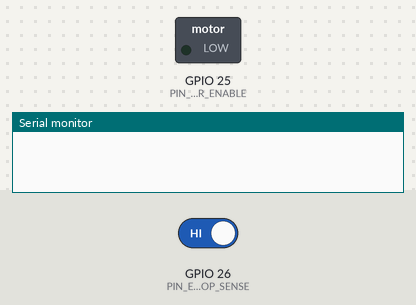
Recording of a sketch running on a simulated ESP32. Parts: switched loads named in the sketch (green lamp = pin HIGH), the last lines printed to the serial monitor. Inputs (shaded band) come from the test bench; at power-on: GPIO 26 (PIN_ESTOP_SENSE) HIGH. WiFi joins after 1.5 s; servers stay silent unless stated.

Above: at 0.1 s.
At 1.9 s:
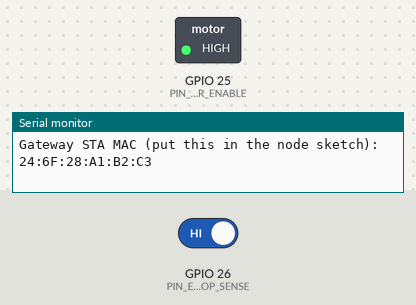
Timing chart, 0 to 3.4 s (numbered marks = the images above):
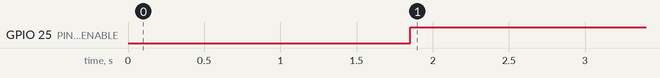

The sketch:

esp32_gateway.ino
```cpp
// LightSync ESP32 gateway — receives ESP-NOW packets from the ESP8266 node,
// reads its own sensors and publishes everything to Blynk Cloud.
//
// Board: ESP32 (Arduino core 3.x). Library: Blynk (>= 1.3).
// Put credentials in secrets.h (git-ignored), see secrets.example.h.
//
// Datastreams below match the dashboard defaults (backend/app/datastreams.py).
// Create them in your Blynk template with the same pins, or change both sides.
//
//  V0 battery voltage (V)     V7..V9  gyro X/Y/Z (°/s)       V16 LCD status (0/1)
//  V1 battery current (A)     V10 obstacle distance (cm)     V17 autonomous state (0/1)
//  V2 state of charge (%)     V11 IR obstacle (0/1)          V18 e-stop latch state (0/1)
//  V3 state of health (%)     V12 vibration (0/1/2)          V19 autonomous REQUEST (write-only)
//  V4..V6 accel X/Y/Z (m/s²)  V13 drowsiness (0/1)           V20 e-stop REQUEST (write-only)
//  V15 ESP-NOW link (0/1)     V21 ESP-NOW packet loss (%)    V22 heartbeat counter
//
// SAFETY: the emergency stop MUST be enforced by hardware. Wire the physical
// e-stop button so it cuts motor-driver power directly (normally-closed loop),
// independent of this firmware, Wi-Fi and Blynk. The remote request below only
// adds a software latch on top of that circuit.

#include "secrets.h"  // defines BLYNK_TEMPLATE_ID, BLYNK_TEMPLATE_NAME, BLYNK_AUTH_TOKEN, WIFI_SSID, WIFI_PASS
#include <WiFi.h>
#include <esp_now.h>
#include <BlynkSimpleEsp32.h>
#include "lightsync_packet.h"

// ---- pins (example) ------------------------------------------------------
static const int PIN_MOTOR_ENABLE = 25;  // drives the motor-driver enable through the hardware e-stop loop
static const int PIN_ESTOP_SENSE  = 26;  // reads the physical e-stop loop (LOW = loop open = stopped)
// --------------------------------------------------------------------------

static const uint32_t LINK_TIMEOUT_MS = 1500;

BlynkTimer timer;
volatile uint32_t lastPacketMs = 0;
volatile uint32_t lastSeq = 0, received = 0, expected = 0;
LightSyncPacket latest;
portMUX_TYPE packetMux = portMUX_INITIALIZER_UNLOCKED;

bool autonomousMode = false;
bool remoteStopLatched = false;
uint32_t heartbeat = 0;

// ESP32 Arduino core 3.x signature. For core 2.x use:
//   void onEspNowRecv(const uint8_t *mac, const uint8_t *data, int len)
void onEspNowRecv(const esp_now_recv_info_t *info, const uint8_t *data, int len) {
  if (len != sizeof(LightSyncPacket)) return;
  LightSyncPacket p;
  memcpy(&p, data, sizeof(p));
  if (p.version != LIGHTSYNC_PACKET_VERSION) return;
  portENTER_CRITICAL(&packetMux);
  if (received > 0 && p.seq > lastSeq) expected += p.seq - lastSeq;
  else expected += 1;
  received++;
  lastSeq = p.seq;
  latest = p;
  lastPacketMs = millis();
  portEXIT_CRITICAL(&packetMux);
}

bool stopActive() {
  // Stopped if the physical loop is open OR a remote stop is latched.
  return digitalRead(PIN_ESTOP_SENSE) == LOW || remoteStopLatched;
}

void applyOutputs() {
  digitalWrite(PIN_MOTOR_ENABLE, stopActive() ? LOW : HIGH);
}

// ---- sensor hooks: replace with your drivers. Return NAN when unavailable ----
float readBatteryVoltage() { return NAN; }   // e.g. ADC + divider, or INA219 bus voltage
float readBatteryCurrent() { return NAN; }   // e.g. INA219 / ACS712
float readStateOfCharge()  { return NAN; }   // from your coulomb counter / fuel gauge
float readStateOfHealth()  { return NAN; }   // from your health estimator
bool  readImu(float a[3], float g[3]) { return false; }  // e.g. MPU6050: m/s² and °/s
int   readDrowsiness()     { return -1; }    // -1 = no detector fitted
bool  lcdActive()          { return true; }
// -----------------------------------------------------------------------------

void writeIfValid(uint8_t pin, float v) {
  if (!isnan(v)) Blynk.virtualWrite(pin, v);  // never publish a made-up value
}

void publish() {
  LightSyncPacket p;
  uint32_t age, rx, exp;
  portENTER_CRITICAL(&packetMux);
  p = latest;
  age = millis() - lastPacketMs;
  rx = received; exp = expected;
  portEXIT_CRITICAL(&packetMux);
  bool linkUp = lastPacketMs != 0 && age < LINK_TIMEOUT_MS;

  writeIfValid(V0, readBatteryVoltage());
  writeIfValid(V1, readBatteryCurrent());
  writeIfValid(V2, readStateOfCharge());
  writeIfValid(V3, readStateOfHealth());

  float a[3], g[3];
  if (readImu(a, g)) {
    Blynk.virtualWrite(V4, a[0]); Blynk.virtualWrite(V5, a[1]); Blynk.virtualWrite(V6, a[2]);
    Blynk.virtualWrite(V7, g[0]); Blynk.virtualWrite(V8, g[1]); Blynk.virtualWrite(V9, g[2]);
  }

  if (linkUp) {
    writeIfValid(V10, p.distance_cm);
    if (p.ir_obstacle != 255) Blynk.virtualWrite(V11, p.ir_obstacle);
    if (p.vibration != 255) Blynk.virtualWrite(V12, p.vibration);
  }
  int drowsy = readDrowsiness();
  if (drowsy >= 0) Blynk.virtualWrite(V13, drowsy);

  Blynk.virtualWrite(V15, linkUp ? 1 : 0);
  Blynk.virtualWrite(V16, lcdActive() ? 1 : 0);
  Blynk.virtualWrite(V17, autonomousMode ? 1 : 0);
  Blynk.virtualWrite(V18, stopActive() ? 1 : 0);  // confirms (or refutes) stop requests
  if (exp > 0) Blynk.virtualWrite(V21, 100.0f * (exp - rx) / exp);
  Blynk.virtualWrite(V22, ++heartbeat);
}

// Remote requests from the dashboard (via Blynk). The state pins above report
// what the hardware actually did; the dashboard waits for that confirmation.
BLYNK_WRITE(V19) {
  bool want = param.asInt() == 1;
  autonomousMode = want && !stopActive();  // never enter autonomous while stopped
  Blynk.virtualWrite(V17, autonomousMode ? 1 : 0);
}

BLYNK_WRITE(V20) {
  remoteStopLatched = param.asInt() == 1;
  if (remoteStopLatched) autonomousMode = false;
  applyOutputs();
  Blynk.virtualWrite(V18, stopActive() ? 1 : 0);
  Blynk.virtualWrite(V17, autonomousMode ? 1 : 0);
}

BLYNK_CONNECTED() {
  // Do not restore request pins from the server on reconnect: a stale stop
  // release must never re-enable motors after a reboot.
  Blynk.virtualWrite(V18, stopActive() ? 1 : 0);
}

void setup() {
  Serial.begin(115200);
  pinMode(PIN_MOTOR_ENABLE, OUTPUT);
  digitalWrite(PIN_MOTOR_ENABLE, LOW);  // start stopped
  pinMode(PIN_ESTOP_SENSE, INPUT_PULLUP);

  WiFi.mode(WIFI_STA);
  Blynk.begin(BLYNK_AUTH_TOKEN, WIFI_SSID, WIFI_PASS);  // ESP-NOW then shares the router channel
  Serial.print("Gateway STA MAC (put this in the node sketch): ");
  Serial.println(WiFi.macAddress());

  if (esp_now_init() != ESP_OK) {
    Serial.println("ESP-NOW init failed");
    ESP.restart();
  }
  esp_now_register_recv_cb(onEspNowRecv);

  timer.setInterval(1000L, publish);   // 1 Hz: ~15 writes/s, far below Blynk's 50 req/s limit
  timer.setInterval(50L, applyOutputs);
}

void loop() {
  Blynk.run();
  timer.run();
}
```

lightsync_packet.h
```cpp
// Shared ESP-NOW payload between the ESP8266 node and the ESP32 gateway.
// Identical copies live in both sketch folders (the Arduino IDE only sees files
// inside the sketch folder). Keep them in sync.
#pragma once
#include <stdint.h>

#define LIGHTSYNC_PACKET_VERSION 1

// Packed so both chips agree on the layout byte-for-byte.
typedef struct __attribute__((packed)) {
  uint8_t  version;        // LIGHTSYNC_PACKET_VERSION
  uint32_t seq;            // increments every packet; used for loss estimation
  float    distance_cm;    // NAN when the ultrasonic sensor has no echo
  uint8_t  ir_obstacle;    // 0 clear, 1 detected, 255 sensor missing
  uint8_t  vibration;      // 0 normal, 1 warning, 2 active, 255 sensor missing
} LightSyncPacket;
```

secrets.example.h
```cpp
// Copy to secrets.h (git-ignored) and fill in. Never commit real values.
#pragma once
#define BLYNK_TEMPLATE_ID   "TMPLxxxxxxxx"
#define BLYNK_TEMPLATE_NAME "LightSync"
#define BLYNK_AUTH_TOKEN    "your-device-auth-token"
#define WIFI_SSID           "your-wifi-ssid"
#define WIFI_PASS           "your-wifi-password"
```

Measured:
- by itself, GPIO 25 (PIN_MOTOR_ENABLE): LOW → HIGH at 1.9 s
